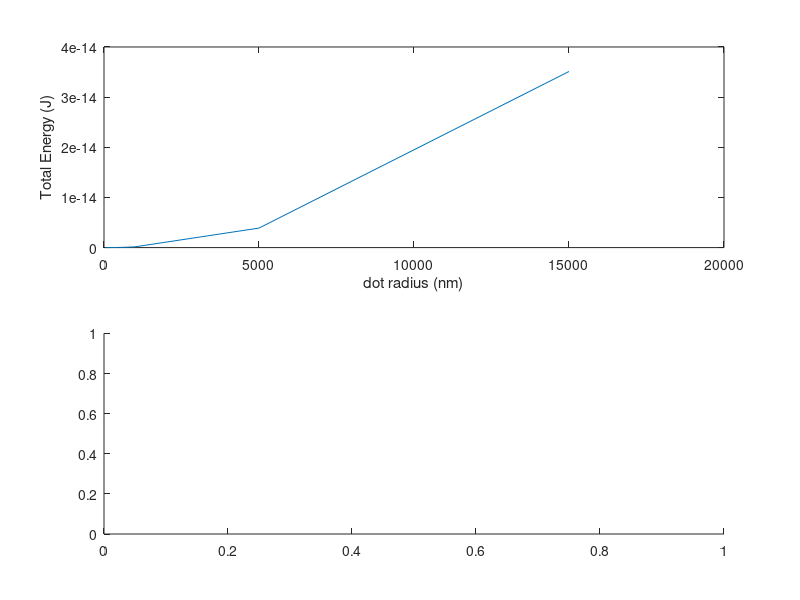

Reproduce this figure in MATLAB. (Note: this script raises an error after producing the figure.)
x=[50, 100, 200, 300, 400, 500, 600, 700, 800, 900, 1000, 5000, 15000];
total_energy=[3.1327e-19,1.3707e-18,5.7998e-18,1.3327e-17, 2.3968e-17, 3.7722e-17,5.4599e-17,7.4580e-17, 9.7688e-17, 1.2392e-16, 1.5328e-16, 3.8894e-15, 3.5113e-14 ];
effective_field=[533231.2373525547, 628817.7483079087, 688223.8817188245, 709674.7685682769, 720934.4158286724, 727761.4199377308, 732445.8107443046, 735650.9784247989, 738135.3154047889, 740078.0831681988, 741714.819574015, 753084.6011081651, 754988.2997462179];
ratio=[1.8334648614365663, 1.5406197754302307, 1.4037465643233233, 1.359536869861745, 1.3376972806111636, 1.3246784096117623, 1.316034530008907, 1.3098776532606842, 1.305269469199121, 1.301690939965478, 1.29883165335165, 1.278337595181818, 1.2749377633457186];

coupling_factor=zeros(length(x));
for n=1:length(x)
    coupling(n) = total_energy(n)/(x(n)^2*pi*10e-9); 
end

figure(1);
subplot(2,1,1);
plot(x,total_energy)
xlabel('dot radius (nm)')
ylabel('Total Energy (J)')

subplot(2,1,2); 
semilogx(x,energy_density)
xlabel('dot radius (nm)')
ylabel('energy density (J/m)')

figure(2);
subplot(2,1,1); 
semilogx(x,effective_field)
xlabel('dot radius (nm)')
ylabel('effective z field (A/m)')

subplot(2,1,2); 
plot(x,ratio)
xlabel('dot radius (nm)')
ylabel('ratio')